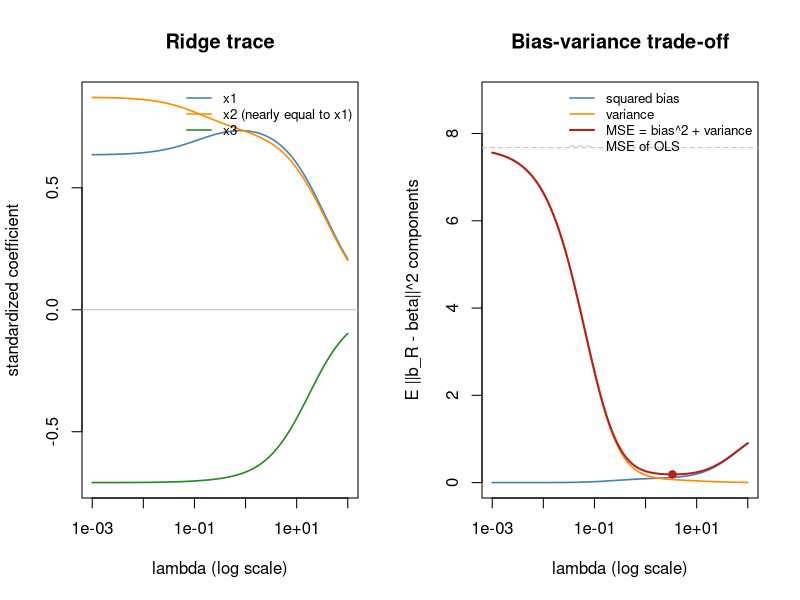

This figure's R source:
# Ridge trace and exact bias-variance decomposition of the ridge estimator for collinear predictors.
set.seed(0)
n <- 20
p <- 3
z <- rnorm(n)
X <- cbind(z + 0.08 * rnorm(n), z + 0.08 * rnorm(n), rnorm(n))
# standardize the columns (divisor n, as in the correlation transformation up to a constant)
X <- scale(X, center = TRUE, scale = apply(X, 2, function(v) sqrt(mean((v - mean(v))^2))))
beta <- c(1.0, 0.5, -0.5)
sigma <- 1
lams <- 10^seq(-3, 2, length.out = 201)
XtX <- crossprod(X)

# MASS::lm.ridge(y ~ X, lambda = lams) gives the same trace up to its own scaling of X
ridge <- function(y, lam) solve(XtX + lam * diag(p), crossprod(X, y))
y0 <- drop(X %*% beta + sigma * rnorm(n))
y0 <- y0 - mean(y0)
path <- t(sapply(lams, function(l) ridge(y0, l)))

# exact squared bias and variance for the fixed design
bias2 <- sapply(lams, function(l) {
  A <- solve(XtX + l * diag(p), XtX)
  sum((A %*% beta - beta)^2)
})
vars <- sapply(lams, function(l) {
  M <- solve(XtX + l * diag(p))
  sigma^2 * sum(diag(M %*% XtX %*% M))
})
mse <- bias2 + vars
mse_ols <- sigma^2 * sum(diag(solve(XtX)))

op <- par(mfrow = c(1, 2))
cols <- c("steelblue", "darkorange", "forestgreen")
matplot(lams, path, type = "l", lty = 1, lwd = 1.6, col = cols, log = "x",
        xlab = "lambda (log scale)", ylab = "standardized coefficient", main = "Ridge trace")
abline(h = 0, col = "gray")
legend("topright", bty = "n", cex = 0.8, lwd = 1.6, col = cols,
       legend = c("x1", "x2 (nearly equal to x1)", "x3"))

matplot(lams, cbind(bias2, vars, mse), type = "l", lty = 1, lwd = c(1.6, 1.6, 2),
        col = c("steelblue", "darkorange", "firebrick"), log = "x", ylim = c(0, 1.15 * mse_ols),
        xlab = "lambda (log scale)", ylab = "E ||b_R - beta||^2 components", main = "Bias-variance trade-off")
abline(h = mse_ols, lty = 2, col = "gray")
k <- which.min(mse)
points(lams[k], mse[k], pch = 19, col = "firebrick")
legend("topright", bty = "n", cex = 0.8, lty = c(1, 1, 1, 2), lwd = c(1.6, 1.6, 2, 1),
       col = c("steelblue", "darkorange", "firebrick", "gray"),
       legend = c("squared bias", "variance", "MSE = bias^2 + variance", "MSE of OLS"))
par(op)
